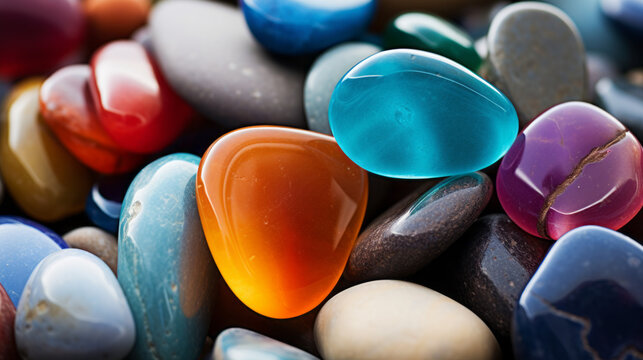
#> input picture OpenCV_projects/image2.jpg, 643 x 360 px, given in place of the camera
$ jupyter execute 'Shape detection.ipynb'
#> lines starting #> are read from the running program, lines starting #| are printed output that depends on the picture; after the words box and inside, x2 and y2 are one past the last pixel; in counts of white or black regions, pixels touching at a corner belong together
#> further down, frame is the input picture: shape (360, 643, 3); mean B, G, R 96.9, 95.8, 104.5
[cell 1]
import cv2
import numpy as np

def detect_shapes(image):
    gray = cv2.cvtColor(image, cv2.COLOR_BGR2GRAY)
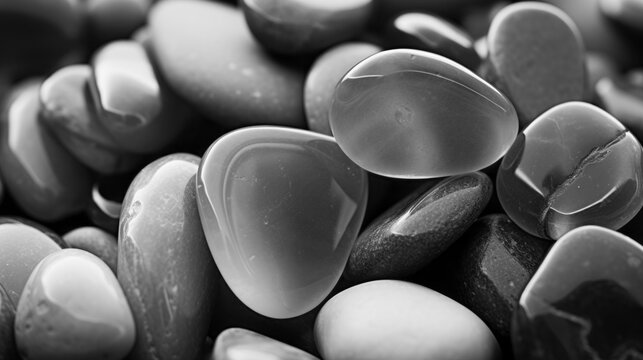
#> gray: shape (360, 643); min 0, max 255, mean 98.5
    blurred = cv2.GaussianBlur(gray, (5, 5), 0)
    edges = cv2.Canny(blurred, 50, 150)
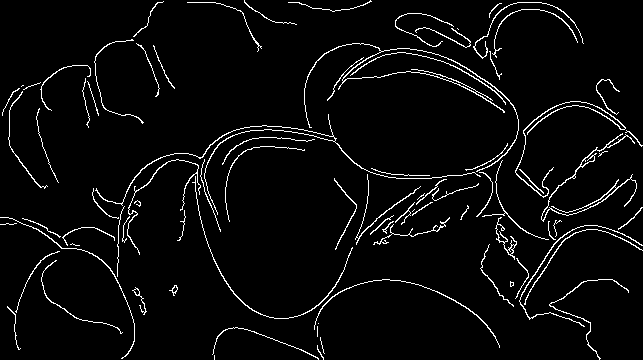
#> edges: shape (360, 643); 4.1% white in thin lines or dots
    contours, _ = cv2.findContours(edges.copy(), cv2.RETR_EXTERNAL, cv2.CHAIN_APPROX_SIMPLE)
#> contours = 85 contours, 50 with area under 20; largest, box (x1, y1, x2, y2) and area: (304, 43, 519, 172) 166, (541, 133, 637, 222) 166, (515, 101, 626, 198) 132, (95, 114, 481, 215) 112, (519, 225, 643, 327) 82

    for contour in contours:
        # Approximating the contour to reduce the number of points
        epsilon = 0.04 * cv2.arcLength(contour, True)
        approx = cv2.approxPolyDP(contour, epsilon, True)

        # Calculating the number of vertices
        vertices = len(approx)

        # Determine shape
        if vertices == 3:
            shape = "Triangle"
        elif vertices == 4:
            x, y, w, h = cv2.boundingRect(approx)
            aspect_ratio = float(w) / h
            if 0.95 <= aspect_ratio <= 1.05:
                shape = "Square"
            else:
                shape = "Rectangle"
        else:
            # If the shape has more than 4 vertices, consider it a circle
            shape = "Circle"

        # Draw the shape name
        cv2.drawContours(image, [approx], -1, (0, 255, 0), 2)
        cv2.putText(image, shape, (approx.ravel()[0], approx.ravel()[1]), cv2.FONT_HERSHEY_SIMPLEX, 0.5, (255, 255, 255), 2)
#> this loop made 85 passes
#> (epsilon, approx, vertices, x, y, w, h, aspect_ratio) on passes 4, 7, 12, 14, 15, 16, 18, 22: (11.11, [[212, 354], [237, 327], [318, 359], [237, 327]], 4, 212, 327, 107, 33, 3.24), (4.07, [[7, 306], [15, 315], [19, 349], [15, 314]], 4, 7, 306, 13, 44, 0.295), (19.83, [[314, 325], [400, 280], [499, 347], [400, 280]], 4, 314, 280, 186, 68, 2.74), (4.05, [[517, 258], [528, 276], [515, 298], [528, 277]], 4, 515, 258, 14, 41, 0.341), (6.78, [[59, 251], [36, 265], [16, 312], [33, 270]], 4, 16, 251, 44, 62, 0.71), (6.8, [[489, 244], [480, 268], [513, 306], [480, 268]], 4, 480, 244, 34, 63, 0.54), (13.79, [[642, 250], [575, 232], [524, 304], [576, 232]], 4, 524, 232, 119, 73, 1.63), (1.8, [[548, 221], [549, 235], [555, 239], [549, 234]], 4, 548, 221, 8, 19, 0.421)
#> (epsilon, vertices, x, y, w, h, aspect_ratio, shape) on passes 61, 62, 63, 69, 70, 71: (9.99, 4, 9, 91, 36, 98, 0.367, 'Rectangle'), (2.84, 4, 2, 88, 18, 28, 0.643, 'Rectangle'), (0.193, 4, 21, 85, 3, 2, 1.5, 'Rectangle'), (4.89, 4, 327, 57, 37, 44, 0.841, 'Rectangle'), (15, 4, 350, 54, 156, 51, 3.06, 'Rectangle'), (2.87, 4, 489, 51, 13, 29, 0.448, 'Rectangle')
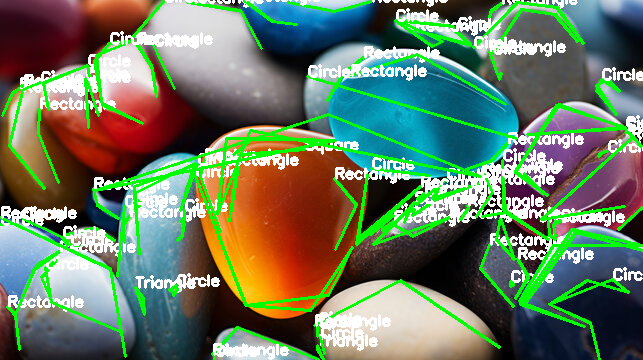
#> image: shape (360, 643, 3); mean B, G, R 97.9, 123.3, 104.8

    return image

# Initialize webcam
cap = cv2.VideoCapture(1)

while True:
    ret, frame = cap.read()

    if not ret:
        break

    # Detect shapes
    result = detect_shapes(frame)

    # Display result
    cv2.imshow('Shapes Detection', result)

    # Check for 'q' key press to exit
    if cv2.waitKey(1) & 0xFF == ord('q'):
#> (key q is pressed here)
        break

# Release the webcam and close OpenCV windows
cap.release()
cv2.destroyAllWindows()

$ run again, on OpenCV_projects/image3.jpg
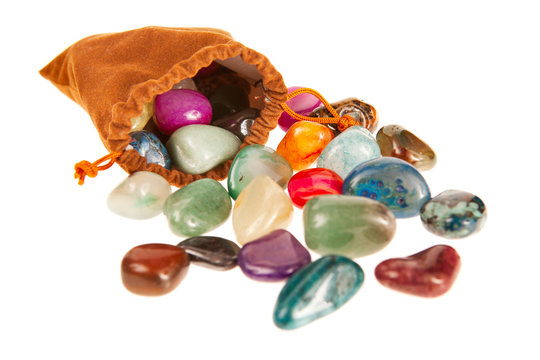
#> input picture OpenCV_projects/image3.jpg, 540 x 360 px, given in place of the camera
#> frame is the input picture: shape (360, 540, 3); mean B, G, R 192.6, 204.7, 222.5
#> in detect_shapes, `edges = cv2.Canny(blurred, 50, 150)`:
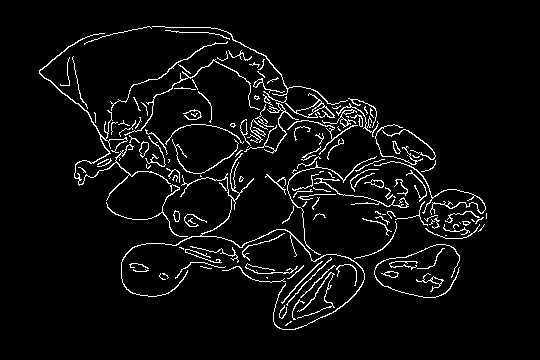
#> edges: shape (360, 540); 4.9% white in thin lines or dots, all inside (x1, y1, x2, y2) = (39, 26, 487, 330)
#> contours = 156 contours, 121 with area under 20; largest, box (x1, y1, x2, y2) and area: (121, 153, 365, 330) 222, (285, 93, 335, 118) 214, (39, 33, 171, 201) 211, (139, 141, 149, 158) 88, (322, 109, 357, 128) 79
#> the loop in detect_shapes, `for contour in contours:` made 156 passes
#> (epsilon, approx, vertices, x, y, w, h, aspect_ratio) on passes 11, 19, 24, 31, 33: (1.44, [[133, 269], [135, 271], [148, 270], [136, 271]], 4, 133, 269, 16, 3, 5.33), (4.94, [[175, 278], [191, 262], [225, 266], [190, 262]], 4, 175, 262, 51, 17, 3), (3.2, [[444, 248], [432, 266], [417, 268], [434, 265]], 4, 417, 248, 28, 21, 1.33), (5.23, [[479, 224], [462, 238], [425, 228], [462, 238]], 4, 425, 224, 55, 15, 3.67), (3.5, [[443, 227], [469, 232], [464, 227], [459, 231]], 4, 443, 227, 27, 6, 4.5)
#> after the loop in detect_shapes, `for contour in contours:`:
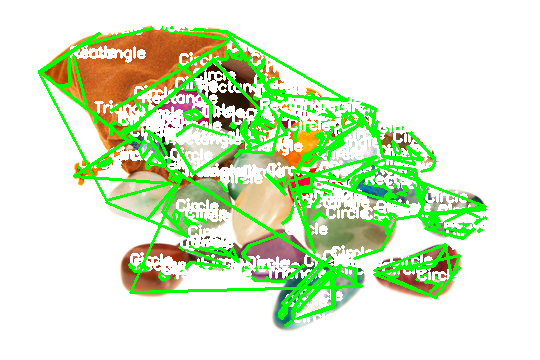
#> image: shape (360, 540, 3); mean B, G, R 198.9, 233.1, 213.6
